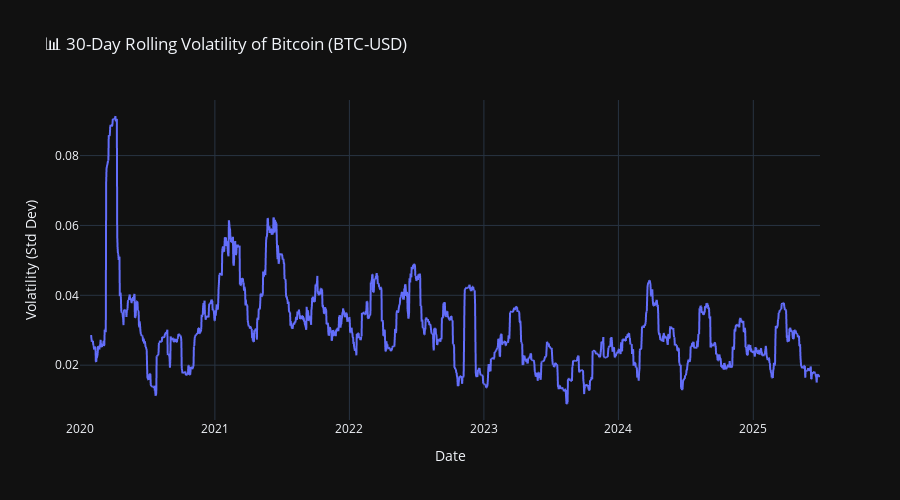

Source (notebook cell):
### Markdown cell above
##### 🧪 Analysis of 30-Day Rolling Volatility

### Code cell
# Plot rolling volatility
fig_vol = px.line(
    btc_reset,
    x="Date",
    y="Rolling_Std_30",
    title="📊 30-Day Rolling Volatility of Bitcoin (BTC-USD)",
    labels={"Rolling_Std_30": "Volatility (Std Dev)", "Date": "Date"},
    template="plotly_dark"
)
fig_vol.update_layout(height=500)
fig_vol.show()

### Figure 1 — Plotly figure (JSON) as saved in the notebook; plotly's stock layout.template omitted (floating-point values rounded to 4 significant figures; data arrays with more than 128 entries replaced by an {"elided": "..."} marker saying what was removed)
{"data": [{"hovertemplate": "Date=%{x}<br>Volatility (Std Dev)=%{y}<extra></extra>", "legendgroup": "", "line": {"color": "#636efa", "dash": "solid"}, "marker": {"symbol": "circle"}, "mode": "lines", "name": "", "showlegend": false, "type": "scattergl", "x": {"elided": "2009 str values"}, "xaxis": "x", "y": {"elided": "2009 float values"}, "yaxis": "y"}], "layout": {"height": 500, "legend": {"tracegroupgap": 0}, "title": {"text": "📊 30-Day Rolling Volatility of Bitcoin (BTC-USD)"}, "xaxis": {"anchor": "y", "domain": [0, 1], "title": {"text": "Date"}}, "yaxis": {"anchor": "x", "domain": [0, 1], "title": {"text": "Volatility (Std Dev)"}}}}
